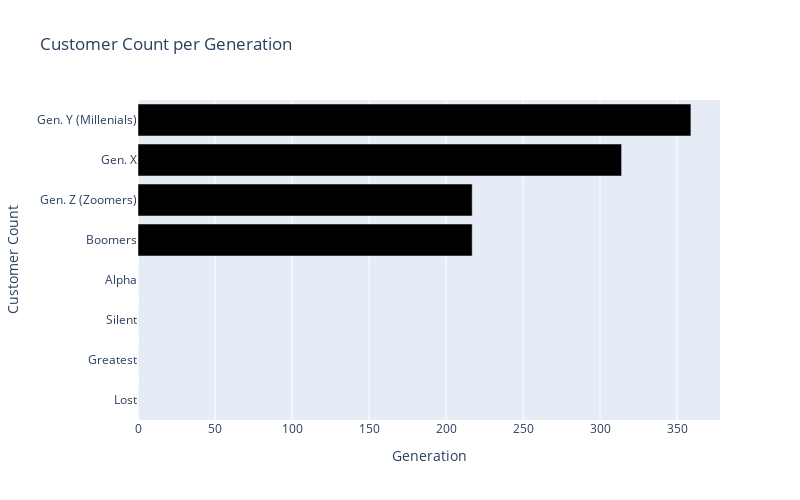

Notebook code for this chart:
### Markdown cell above
**Customer Count per Generation**

### Code cell
customer_per_generation_plot = px.bar(customer_merge['generation'].value_counts().reset_index().sort_values(by='count'), x='count', y='generation', 
             title='Customer Count per Generation', labels={'index': 'Generation', 'generation': 'Customer Count'},
             color_discrete_sequence=['black'])  # Set bar color to black

# Customize the layout if needed
customer_per_generation_plot.update_layout(
    xaxis_title='Generation',
    yaxis_title='Customer Count',
    width=800,
    height=500,
)

# Show the plot
customer_per_generation_plot

### Figure 1 — Plotly figure (JSON) as saved in the notebook; plotly's stock layout.template omitted (floating-point values rounded to 4 significant figures)
{"data": [{"alignmentgroup": "True", "hovertemplate": "count=%{x}<br>Customer Count=%{y}<extra></extra>", "legendgroup": "", "marker": {"color": "black", "pattern": {"shape": ""}}, "name": "", "offsetgroup": "", "orientation": "h", "showlegend": false, "textposition": "auto", "type": "bar", "x": [0, 0, 0, 0, 217, 217, 314, 359], "xaxis": "x", "y": ["Lost", "Greatest", "Silent", "Alpha", "Boomers", "Gen. Z (Zoomers)", "Gen. X", "Gen. Y (Millenials)"], "yaxis": "y"}], "layout": {"barmode": "relative", "height": 500, "legend": {"tracegroupgap": 0}, "title": {"text": "Customer Count per Generation"}, "width": 800, "xaxis": {"anchor": "y", "domain": [0, 1], "title": {"text": "Generation"}}, "yaxis": {"anchor": "x", "domain": [0, 1], "title": {"text": "Customer Count"}}}}
